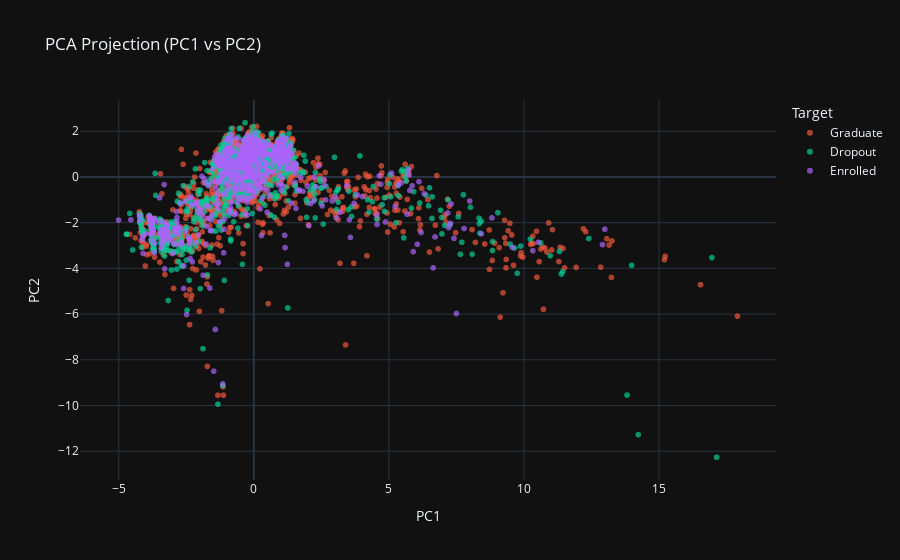

The code cell stored with this chart in its notebook:
### Code cell
scaler = StandardScaler()
X_scaled = scaler.fit_transform(df_clean.drop(columns=["Target"], errors="ignore"))

pca = PCA(n_components=2)
X_pca = pca.fit_transform(X_scaled)
pca_df = pd.DataFrame({
    "PC1": X_pca[:, 0],
    "PC2": X_pca[:, 1],
})

# אם אתה רוצה לצבוע לפי טרגט
pca_df["Target"] = data.loc[df_clean.index, "Target"]

fig = px.scatter(
    pca_df,
    x="PC1",
    y="PC2",
    color="Target",
    title="PCA Projection (PC1 vs PC2)",
    opacity=0.7
)

fig.show()

### Figure 1 — Plotly figure (JSON) as saved in the notebook; plotly's stock layout.template omitted (floating-point values rounded to 4 significant figures; data arrays with more than 128 entries replaced by an {"elided": "..."} marker saying what was removed)
{"data": [{"hovertemplate": "Target=Graduate<br>PC1=%{x}<br>PC2=%{y}<extra></extra>", "legendgroup": "Graduate", "marker": {"color": "#EF553B", "opacity": 0.7, "symbol": "circle"}, "mode": "markers", "name": "Graduate", "showlegend": true, "x": {"elided": "2060 float values"}, "xaxis": "x", "y": {"elided": "2060 float values"}, "yaxis": "y", "type": "scattergl"}, {"hovertemplate": "Target=Dropout<br>PC1=%{x}<br>PC2=%{y}<extra></extra>", "legendgroup": "Dropout", "marker": {"color": "#00cc96", "opacity": 0.7, "symbol": "circle"}, "mode": "markers", "name": "Dropout", "showlegend": true, "x": {"elided": "1275 float values"}, "xaxis": "x", "y": {"elided": "1275 float values"}, "yaxis": "y", "type": "scattergl"}, {"hovertemplate": "Target=Enrolled<br>PC1=%{x}<br>PC2=%{y}<extra></extra>", "legendgroup": "Enrolled", "marker": {"color": "#ab63fa", "opacity": 0.7, "symbol": "circle"}, "mode": "markers", "name": "Enrolled", "showlegend": true, "x": {"elided": "738 float values"}, "xaxis": "x", "y": {"elided": "738 float values"}, "yaxis": "y", "type": "scattergl"}], "layout": {"xaxis": {"anchor": "y", "domain": [0.0, 1.0], "title": {"text": "PC1"}}, "yaxis": {"anchor": "x", "domain": [0.0, 1.0], "title": {"text": "PC2"}}, "legend": {"title": {"text": "Target"}, "tracegroupgap": 0}, "title": {"text": "PCA Projection (PC1 vs PC2)"}}}
